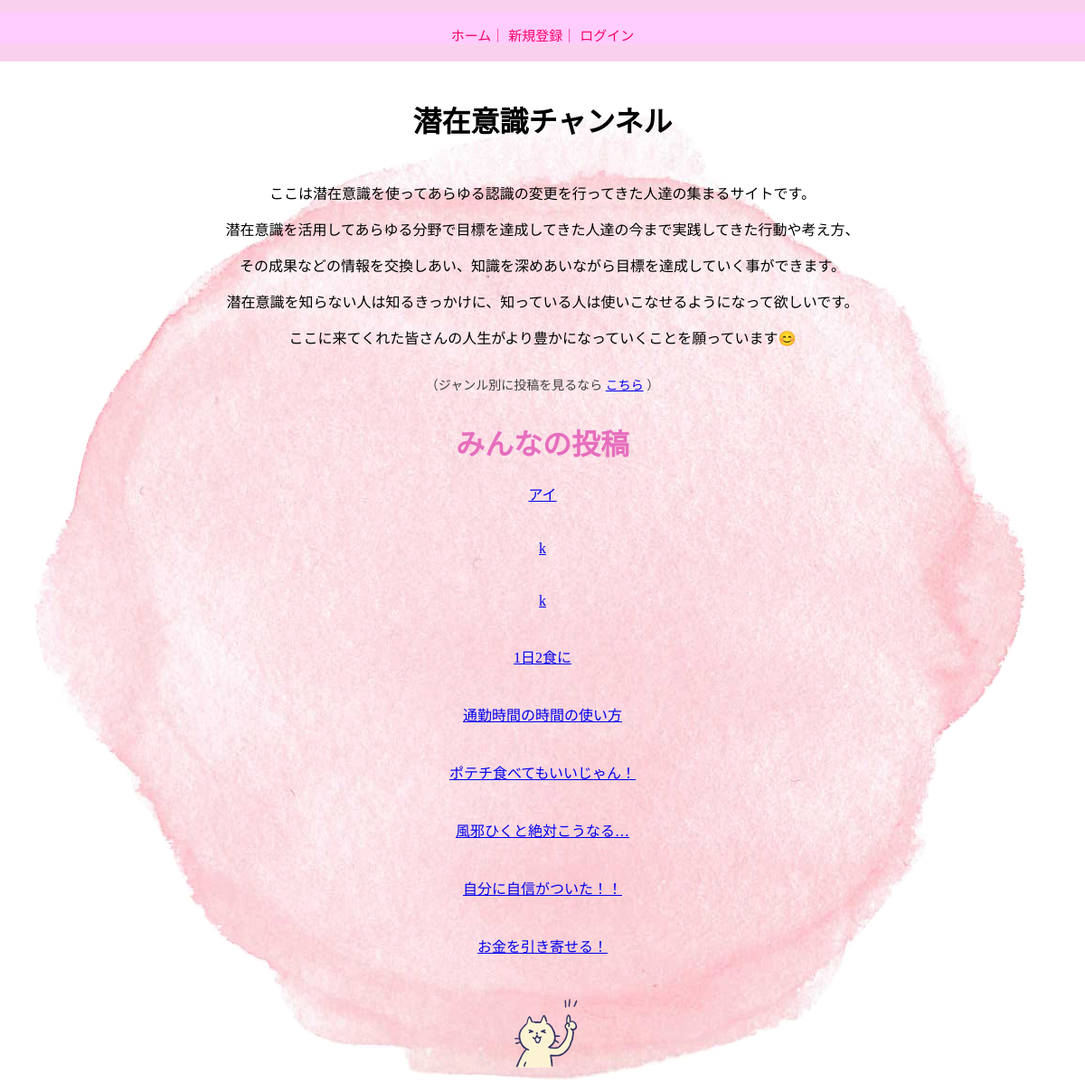
The page / on the database its author committed.
### mind_ch_db/models.py (models this page shows)
class PostInfo(models.Model):
    user_id = models.ForeignKey(
        User, on_delete=models.SET_NULL,null=True)
    genre_id = models.ForeignKey(
        'genre', on_delete=models.SET_NULL,null=True)
    post_title = models.CharField(max_length=50)
    post_content = models.TextField(max_length=1000)
    reaction_count = models.IntegerField(null=True, blank=True)
    create_at = models.DateTimeField(default=timezone.datetime.now)
    update_at = models.DateTimeField(default=timezone.datetime.now)

### mind_ch_db/views.py (the view)
# urls.py: path('', views.index, name='index'),
def index(request):
    post_infos = PostInfo.objects.all().order_by('-create_at')
    good_counts = {}
    for post_info in post_infos:
        good_counts[post_info.id] = Good.objects.filter(post_info_id=post_info.id).count()
    return render(request, 'index.html', {'post_infos': post_infos, 'good_counts': good_counts})

### mind_ch_db/templates/index.html (shortened to what this page needs)
{% extends "base.html" %}
{% block content %}
{% load static %}
<main class="back_img">
    <h1 class="mind_ch_title">潜在意識チャンネル</h1>
    <div class="login_name_box">
        </div>
    <p>ここは潜在意識を使ってあらゆる認識の変更を行ってきた人達の集まるサイトです。</p>
    <p>潜在意識を活用してあらゆる分野で目標を達成してきた人達の今まで実践してきた行動や考え方、</p>
    <p>その成果などの情報を交換しあい、知識を深めあいながら目標を達成していく事ができます。</p>
    <p>潜在意識を知らない人は知るきっかけに、知っている人は使いこなせるようになって欲しいです。</p>
    <p>ここに来てくれた皆さんの人生がより豊かになっていくことを願っています😊</p>
    <div>
        <div id="genre_title">
            <span style="color: rgb(63, 63, 63);">（ジャンル別に投稿を見るなら</span>
            <a href="{% url 'genre_choice' %}">こちら</a>
            <span style="color: rgb(63, 63, 63);">）</span>
        </div>
    </div>
    <div class="flex_column">
        <h1>みんなの投稿</h1>
        {% for post_info in post_infos %}
            <div class="post_info">
                <div class="center"><a href="{% url 'post_info_detail' post_info.id %}">{{ post_info.post_title }}</a></div>
            </div>
        {% endfor %}
    </div>
    <div class="neko_center">
        <img src="{% static 'img/point_l.png' %}" alt= "ロゴ" width="100" height="90">
    </div>
</main>
{% endblock %}

### static/css/style.css (style rules this page uses)
h1 { color: rgb(230, 110, 190); text-align: center; }
.login_name_box { display: flex; justify-content: center; align-items: end; }
.neko_center { display: flex; justify-content: center; }
body { margin: 0; }
main { padding: 20px; }
p { text-align: center; }
.center { display: flex; justify-content: center; }
.flex_column { display: flex; flex-direction: column; }
.back_img { background-image: url('../img/line1.png'); background-size: cover; background-repeat: no-repeat; background-position: center center; }
.mind_ch_title { color: #000000; }
#genre_title { text-align: center; font-size: 14px; text-decoration: none; margin-top: 30px; margin-bottom: 10px; color: color#919191; }
.post_info { margin-bottom: 40px; }

### rows shown on the page
PostInfo: post_title "アイ"
PostInfo: post_title "k"
PostInfo: post_title "k"
PostInfo: post_title "1日2食に"
PostInfo: post_title "通勤時間の時間の使い方"
PostInfo: post_title "ポテチ食べてもいいじゃん！"
PostInfo: post_title "風邪ひくと絶対こうなる…"
PostInfo: post_title "自分に自信がついた！！"
PostInfo: post_title "お金を引き寄せる！"
